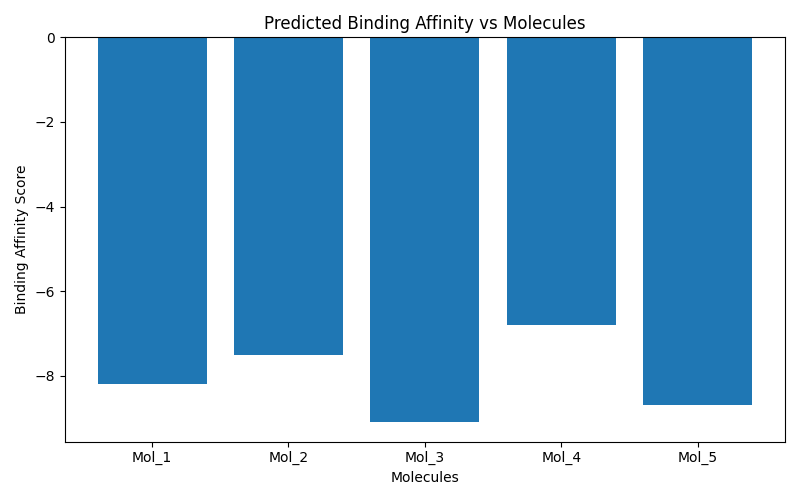

Generate this figure with Python:
import matplotlib.pyplot as plt

# Example discovery results (demo values for hackathon)
molecules = [
    "Mol_1",
    "Mol_2",
    "Mol_3",
    "Mol_4",
    "Mol_5"
]

# Predicted binding affinity scores
# (Lower = stronger binding, for illustration)
binding_scores = [
    -8.2,
    -7.5,
    -9.1,
    -6.8,
    -8.7
]

plt.figure(figsize=(8, 5))
plt.bar(molecules, binding_scores)
plt.xlabel("Molecules")
plt.ylabel("Binding Affinity Score")
plt.title("Predicted Binding Affinity vs Molecules")
plt.tight_layout()

# Save image for PPT
plt.savefig("analysis/binding_scores.png")

plt.show()
